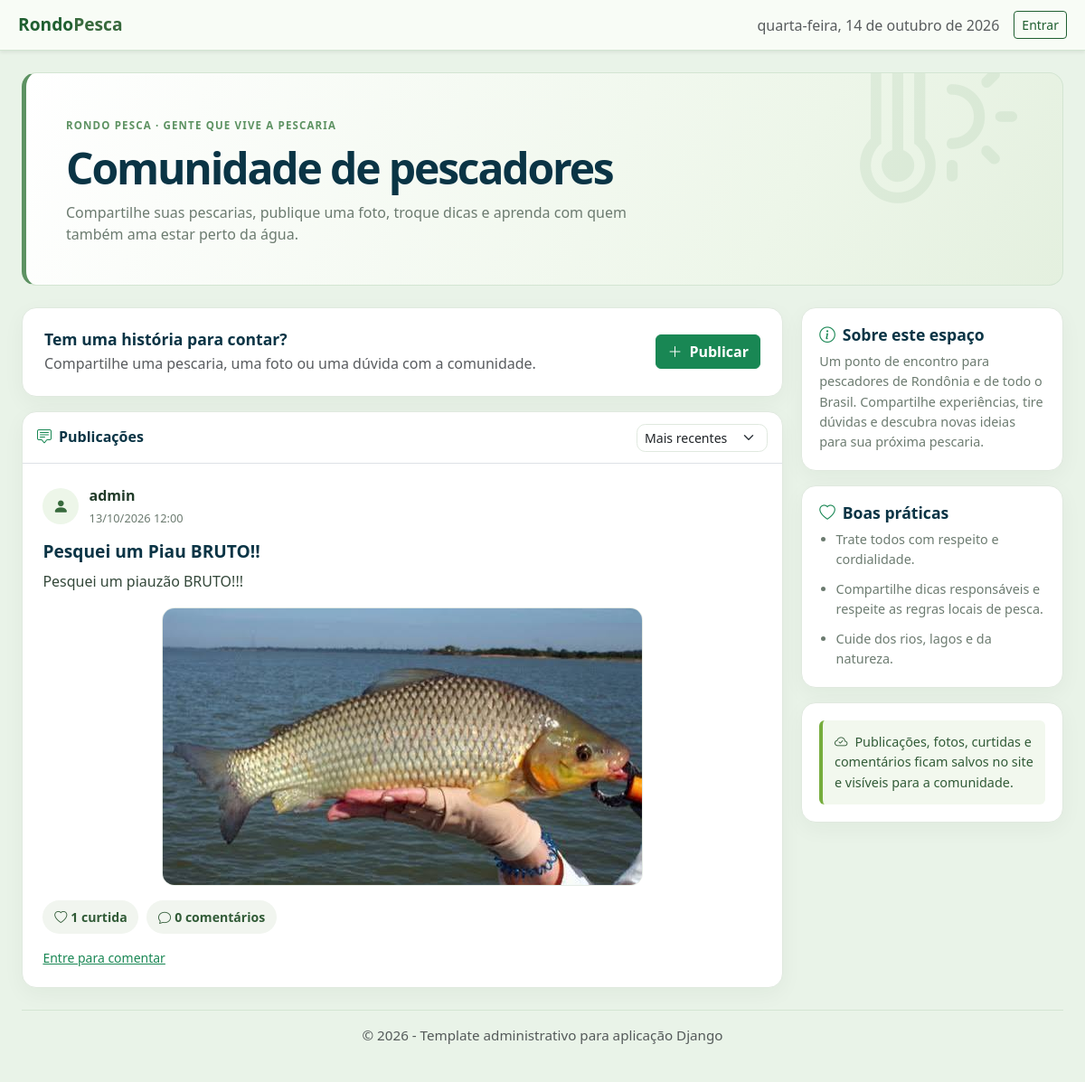
The page /comunidade/ on the database its author committed.
### forum/models.py (models this page shows, shortened)
class Publicacao(models.Model):
    autor = models.ForeignKey(
        settings.AUTH_USER_MODEL,
        on_delete=models.CASCADE,
        related_name='publicacoes_forum',
    )
    titulo = models.CharField(max_length=120, blank=True)
    texto = models.TextField(max_length=2000, blank=True)
    foto = models.FileField(upload_to='forum/publicacoes/%Y/%m/', blank=True)
    criada_em = models.DateTimeField(auto_now_add=True)
    class Meta:
        ordering = ['-criada_em']
        verbose_name = 'Publicação'
        verbose_name_plural = 'Publicações'

### forum/views.py (the view)
# urls.py: path('comunidade/', include('forum.urls')),
def comunidade(request):
    publicacoes = Publicacao.objects.select_related('autor').annotate(
        total_curtidas=Count('curtidas'),
    ).prefetch_related(
        Prefetch(
            'comentarios',
            queryset=Comentario.objects.select_related('autor'),
        ),
    )
    if request.user.is_authenticated:
        publicacoes = publicacoes.annotate(
            curtida_usuario=Exists(
                Curtida.objects.filter(
                    publicacao=OuterRef('pk'),
                    usuario=request.user,
                ),
            ),
        )
    else:
        publicacoes = publicacoes.annotate(
            curtida_usuario=Value(False, output_field=BooleanField()),
        )
    if request.GET.get('ordenar') == 'popular':
        publicacoes = publicacoes.order_by('-total_curtidas', '-criada_em')
    return render(request, 'comunidade.html', {
        'publicacoes': publicacoes,
        'ordenacao': request.GET.get('ordenar', 'recentes'),
        'comentario_form': ComentarioForm(),
    })

### forum/forms.py
class ComentarioForm(forms.ModelForm):
    class Meta:
        model = Comentario
        fields = ['texto']
        widgets = {
            'texto': forms.TextInput(attrs={
                'class': 'form-control',
                'maxlength': 500,
                'placeholder': 'Escreva um comentário...',
                'aria-label': 'Escreva um comentário',
            }),
        }

### forum/templates/comunidade.html (shortened to what this page needs)
{% extends "base.html" %}
{% block content %}
<div class="community-page">
    <section class="community-hero mb-4">
        <span class="community-kicker">RONDO PESCA · GENTE QUE VIVE A PESCARIA</span>
        <h1 class="mt-2 mb-2">Comunidade de pescadores</h1>
        <p class="mb-0">Compartilhe suas pescarias, publique uma foto, troque dicas e aprenda com quem também ama estar perto da água.</p>
    </section>
    <div class="community-layout">
        <div class="community-main">
            <section class="community-publish-prompt community-card">
                <div>
                    <h2 class="mb-1">Tem uma história para contar?</h2>
                    <p class="text-muted mb-0">Compartilhe uma pescaria, uma foto ou uma dúvida com a comunidade.</p>
                </div>
                <a class="btn btn-success community-publish-button" href="{% url 'publicar' %}">
                    <i class="bi bi-plus-lg me-2" aria-hidden="true"></i>Publicar
                </a>
            </section>
            <section class="community-card" aria-labelledby="feed-title">
                <div class="community-feed-toolbar border-bottom">
                    <h2 id="feed-title"><i class="bi bi-chat-square-text me-2 text-success" aria-hidden="true"></i>Publicações</h2>
                    <form method="get">
                        <select id="feed-sort" name="ordenar" class="form-select form-select-sm" onchange="this.form.submit()">
                            <option value="recentes" {% if ordenacao != 'popular' %}selected{% endif %}>Mais recentes</option>
                        </select>
                    </form>
                </div>
                {% for publicacao in publicacoes %}
                <article id="publicacao-{{ publicacao.pk }}" class="community-post">
                    <header class="community-post-header">
                        <span class="community-avatar"><i class="bi bi-person-fill" aria-hidden="true"></i></span>
                        <div>
                            <div class="community-post-author">{{ publicacao.autor.get_full_name|default:publicacao.autor.username }}</div>
                            <time class="community-post-time" datetime="{{ publicacao.criada_em|date:'c' }}">{{ publicacao.criada_em|date:"d/m/Y H:i" }}</time>
                        </div>
                    </header>
                    {% if publicacao.titulo %}
                    <h3 class="community-post-title">{{ publicacao.titulo }}</h3>
                    {% endif %}
                    {% if publicacao.texto %}
                    <p class="community-post-text">{{ publicacao.texto }}</p>
                    {% endif %}
                    {% if publicacao.foto %}
                    <img class="community-post-image" src="{{ publicacao.foto.url }}" alt="{% if publicacao.titulo %}Foto da publicação: {{ publicacao.titulo }}{% else %}Foto compartilhada na comunidade{% endif %}">
                    {% endif %}
                    <div class="community-post-actions">
                        {% if request.user.is_authenticated %}
                        <form method="post" action="{% url 'curtir' publicacao.pk %}">
                            {% csrf_token %}
                            <button class="community-action{% if publicacao.curtida_usuario %} is-liked{% endif %}" type="submit" aria-pressed="{{ publicacao.curtida_usuario|yesno:'true,false' }}">
                                <i class="bi {% if publicacao.curtida_usuario %}bi-heart-fill{% else %}bi-heart{% endif %} me-1" aria-hidden="true"></i>{{ publicacao.total_curtidas }} curtida{{ publicacao.total_curtidas|pluralize:"s" }}
                            </button>
                        </form>
                        {% else %}
                        <a class="community-action text-decoration-none" href="{% url 'login' %}?next={{ request.get_full_path|urlencode }}">
                            <i class="bi bi-heart me-1" aria-hidden="true"></i>{{ publicacao.total_curtidas }} curtida{{ publicacao.total_curtidas|pluralize:"s" }}
                        </a>
                        {% endif %}
                        <span class="community-action"><i class="bi bi-chat me-1" aria-hidden="true"></i>{{ publicacao.comentarios.all|length }} comentário{{ publicacao.comentarios.all|length|pluralize:"s" }}</span>
                    </div>
                    <div class="community-comments">
                        {% if request.user.is_authenticated %}
                        <form class="community-comment-form" method="post" action="{% url 'comentar' publicacao.pk %}">
                            {% csrf_token %}
                            {{ comentario_form.texto }}
                            <button class="btn btn-outline-success" type="submit">Comentar</button>
                        </form>
                        {% else %}
                        <a class="small link-success" href="{% url 'login' %}?next={{ request.get_full_path|urlencode }}">Entre para comentar</a>
                        {% endif %}
                    </div>
                </article>
                {% empty %}
                <div class="community-empty">
                    <i class="bi bi-water" aria-hidden="true"></i>
                    <h3>O primeiro post pode ser o seu!</h3>
                    <p>Ainda não há publicações. Compartilhe uma história, uma foto ou uma dúvida de pescaria para começar a conversa.</p>
                </div>
                {% endfor %}
            </section>
        </div>
        <aside class="community-aside" aria-label="Informações da comunidade">
            <section class="community-card community-aside-card">
                <h2><i class="bi bi-info-circle me-2 text-success" aria-hidden="true"></i>Sobre este espaço</h2>
                <p class="mb-0">Um ponto de encontro para pescadores de Rondônia e de todo o Brasil. Compartilhe experiências, tire dúvidas e descubra novas ideias para sua próxima pescaria.</p>
            </section>
            <section class="community-card community-aside-card">
                <h2><i class="bi bi-heart me-2 text-success" aria-hidden="true"></i>Boas práticas</h2>
                <ul>
                    <li>Trate todos com respeito e cordialidade.</li>
                    <li>Compartilhe dicas responsáveis e respeite as regras locais de pesca.</li>
                    <li>Cuide dos rios, lagos e da natureza.</li>
                </ul>
            </section>
            <section class="community-card community-aside-card">
                <p class="community-aside-highlight rounded mb-0"><i class="bi bi-cloud-check me-2" aria-hidden="true"></i>Publicações, fotos, curtidas e comentários ficam salvos no site e visíveis para a comunidade.</p>
            </section>
        </aside>
    </div>
</div>
{% endblock %}

### static/css/base/base.css (style rules this page uses)
* { box-sizing: border-box; }
body { margin: 0; font-family: "Segoe UI", Tahoma, Geneva, Verdana, sans-serif; background: #e9f3e8; color: #203a28; }
.community-page { --community-green: #5d9262; --community-deep: #0a3445; --community-ink: #203a28; --community-muted: #6c7b70; max-width: 1320px; margin: 0 auto; color: var(--community-ink); }
.community-hero { position: relative; overflow: hidden; border: 1px solid #d3e5d2; border-left: 5px solid var(--community-green); border-radius: 1rem; background: linear-gradient(115deg, #fff 0%, #edf6e9 72%, #e4f0df 100%); padding: clamp(1.5rem, 4vw, 2.75rem); }
.community-hero::after { position: absolute; top: -3rem; right: 2rem; color: rgba(93, 146, 98, 0.1); content: "\F5D1"; font-family: bootstrap-icons; font-size: 12rem; line-height: 1; pointer-events: none; }
.community-kicker { color: var(--community-green); font-size: 0.72rem; font-weight: 800; letter-spacing: 0.1em; }
.community-hero h1 { position: relative; z-index: 1; color: var(--community-deep); font-size: clamp(2rem, 4vw, 3rem); font-weight: 800; letter-spacing: -0.045em; }
.community-hero p { position: relative; z-index: 1; max-width: 650px; color: var(--community-muted); }
.community-layout { display: grid; grid-template-columns: minmax(0, 1fr) 290px; align-items: start; gap: 1.25rem; margin-top: 1.25rem; }
.community-main, .community-aside { display: grid; gap: 1rem; }
.community-card { border: 1px solid #e0e9df; border-radius: 1rem; background: #fff; box-shadow: 0 0.45rem 1.5rem rgba(20, 45, 30, 0.045); }
.community-publish-prompt { display: flex; align-items: center; justify-content: space-between; gap: 1rem; padding: clamp(1rem, 2.5vw, 1.5rem); }
.community-publish-prompt h2, .community-aside h2 { color: var(--community-deep); font-size: 1.1rem; font-weight: 750; }
.community-publish-button { flex: 0 0 auto; font-weight: 650; }
.community-feed-toolbar { display: flex; align-items: center; justify-content: space-between; gap: 1rem; padding: 0.8rem 1rem; }
.community-feed-toolbar h2 { color: var(--community-deep); font-size: 1rem; font-weight: 750; margin: 0; }
.community-feed-toolbar .form-select { width: auto; min-width: 145px; border-color: #e0e9df; border-radius: 0.6rem; font-size: 0.88rem; }
.community-post { padding: clamp(1rem, 2.5vw, 1.4rem); }
.community-post-header { display: flex; align-items: center; gap: 0.7rem; margin-bottom: 0.9rem; }
.community-avatar { display: inline-flex; flex: 0 0 2.5rem; width: 2.5rem; height: 2.5rem; align-items: center; justify-content: center; border-radius: 50%; background: #edf6e9; color: #386a3d; font-size: 1.1rem; }
.community-post-author { color: var(--community-ink); font-weight: 700; }
.community-post-time { color: var(--community-muted); font-size: 0.8rem; }
.community-post-title { color: var(--community-deep); font-size: 1.2rem; font-weight: 750; margin-bottom: 0.55rem; overflow-wrap: anywhere; }
.community-post-text { color: #34483a; line-height: 1.65; margin-bottom: 1rem; overflow-wrap: anywhere; white-space: pre-wrap; }
.community-post-image { display: block; max-width: 100%; max-height: 560px; margin: 0.75rem auto 1rem; border: 1px solid #e4ebe5; border-radius: 0.85rem; object-fit: contain; }
.community-post-actions { display: flex; flex-wrap: wrap; gap: 0.55rem; }
.community-action { border: 0; border-radius: 999px; background: #f1f5ef; color: #315b37; font-size: 0.88rem; font-weight: 650; padding: 0.48rem 0.8rem; }
.community-comments { display: grid; gap: 0.7rem; margin-top: 1rem; }
.community-aside-card { padding: 1.2rem; }
.community-aside-card p, .community-aside-card li { color: var(--community-muted); font-size: 0.9rem; line-height: 1.55; }
.community-aside-card ul { display: grid; gap: 0.65rem; margin: 0; padding-left: 1.15rem; }
.community-aside-highlight { border-left: 4px solid #76ad3d; background: #f2f8ee; color: #315b37 !important; padding: 0.8rem; }

### rows shown on the page
Publicacao: autor.get_full_name "admin", criada_em "13/10/2026 12:00", titulo "Pesquei um Piau BRUTO!!", texto "Pesquei um piauzão BRUTO!!!", foto (picture), total_curtidas "1", comentarios.all|length "0"
